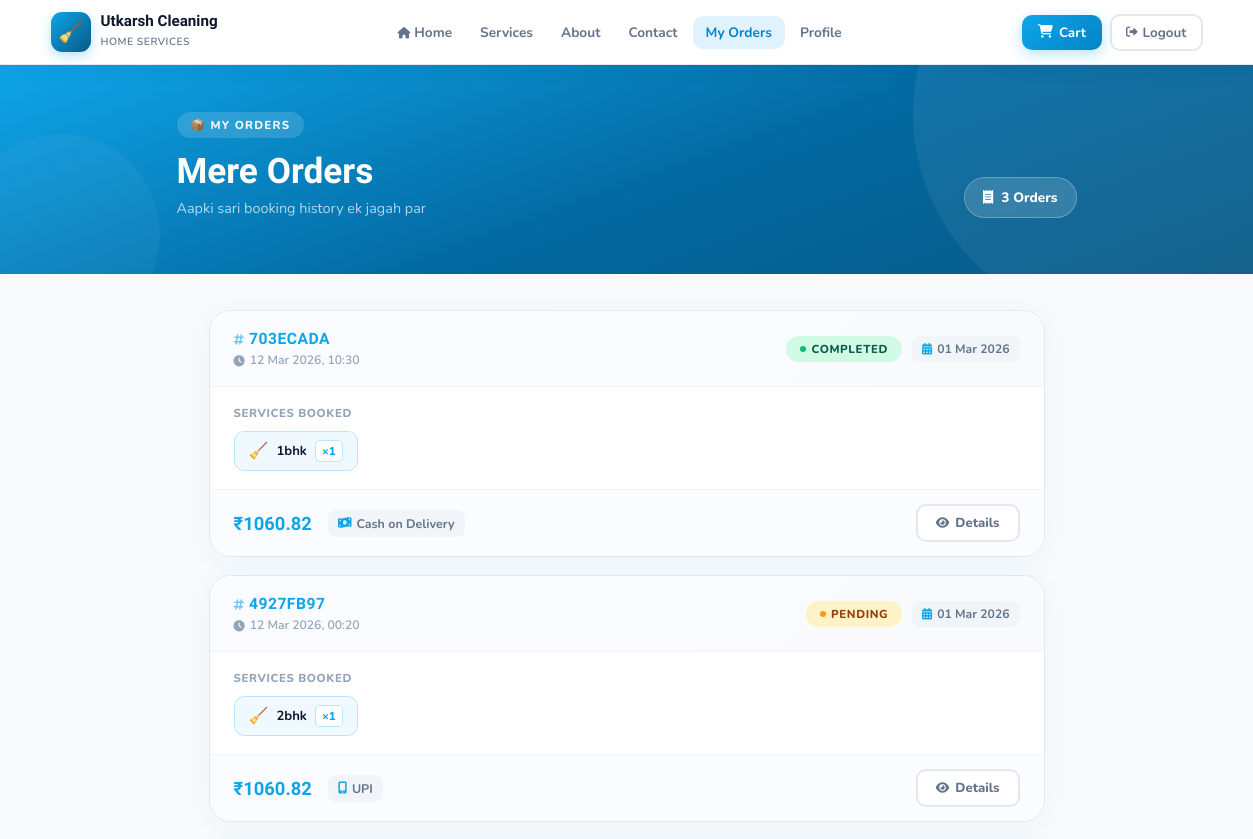
The app's page /orders/ (signed in, upper part), older data.
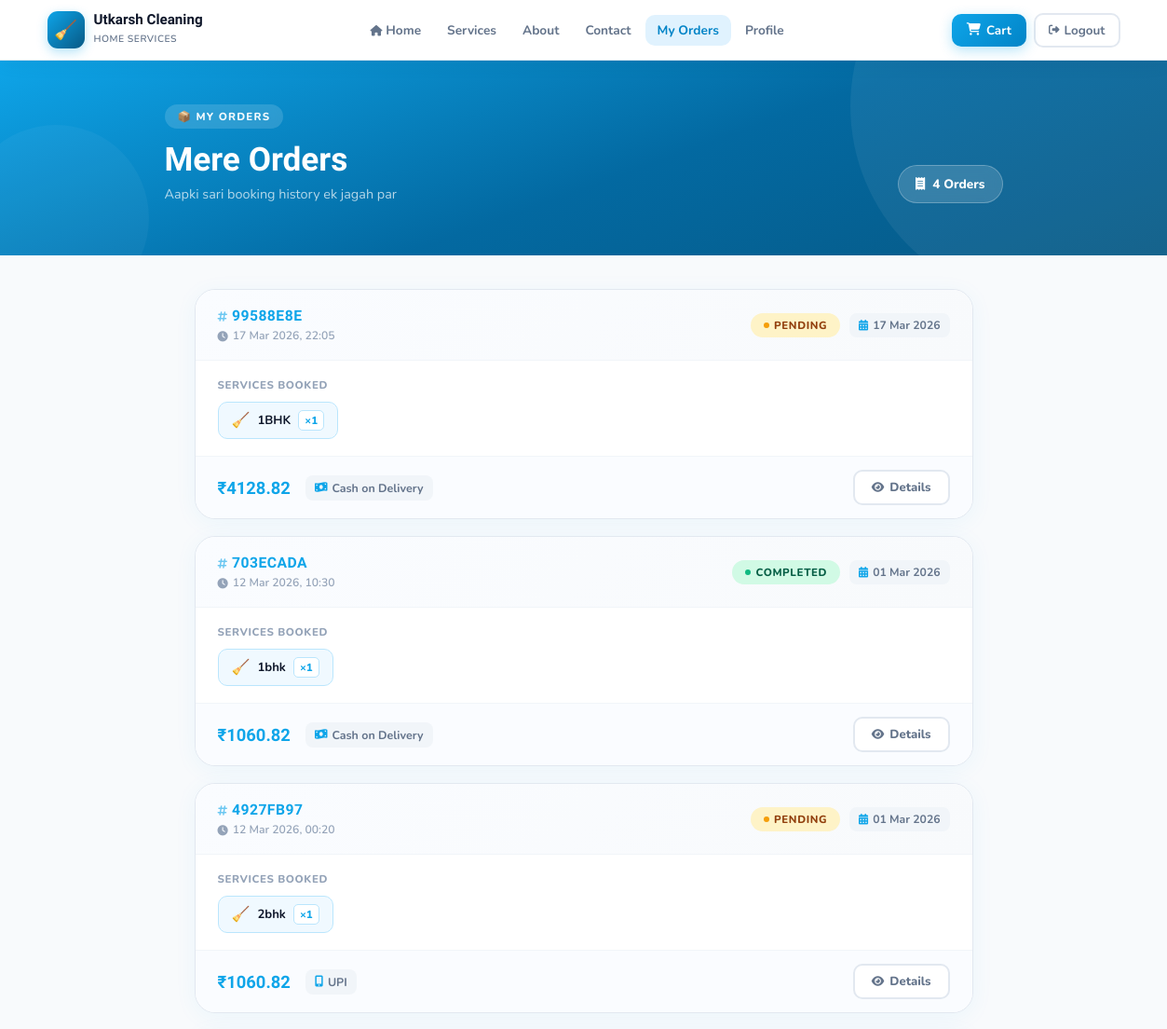
The same page, newer data.
### cleaning_app/models.py (models this page shows, shortened)
class Order(models.Model):
    STATUS_CHOICES = [
        ('pending', 'Pending'),
        ('confirmed', 'Confirmed'),
        ('in_progress', 'In Progress'),
        ('completed', 'Completed'),
        ('cancelled', 'Cancelled'),
    ]
    PAYMENT_STATUS = [
        ('pending', 'Pending'),
        ('paid', 'Paid'),
        ('failed', 'Failed'),
        ('refunded', 'Refunded'),
    ]
    PAYMENT_METHOD = [
        ('cod', 'Cash on Delivery'),
        ('online', 'Online Payment'),
        ('upi', 'UPI'),
    ]
    order_id = models.UUIDField(default=uuid.uuid4, editable=False, unique=True)
    user = models.ForeignKey(User, on_delete=models.SET_NULL, null=True, blank=True, related_name='orders')
    status = models.CharField(max_length=20, choices=STATUS_CHOICES, default='pending')
    payment_status = models.CharField(max_length=20, choices=PAYMENT_STATUS, default='pending')
    payment_method = models.CharField(max_length=20, choices=PAYMENT_METHOD, default='cod')
    customer_name = models.CharField(max_length=100)
    customer_email = models.EmailField()
    customer_phone = models.CharField(max_length=15)
    address_line1 = models.CharField(max_length=255)
    address_line2 = models.CharField(max_length=255, blank=True)
    city = models.CharField(max_length=100)
    state = models.CharField(max_length=100, default='Uttar Pradesh')
    pincode = models.CharField(max_length=10)
    subtotal = models.DecimalField(max_digits=10, decimal_places=2)
    discount = models.DecimalField(max_digits=10, decimal_places=2, default=0)
    tax = models.DecimalField(max_digits=10, decimal_places=2, default=0)
    total = models.DecimalField(max_digits=10, decimal_places=2)
    service_date = models.DateField()
    service_time = models.TimeField()
    special_instructions = models.TextField(blank=True)
    created_at = models.DateTimeField(auto_now_add=True)
    updated_at = models.DateTimeField(auto_now=True)
    class Meta:
        ordering = ['-created_at']

class OrderItem(models.Model):
    order = models.ForeignKey(Order, on_delete=models.CASCADE, related_name='items')
    service = models.ForeignKey(Service, on_delete=models.SET_NULL, null=True)
    service_name = models.CharField(max_length=200)
    price = models.DecimalField(max_digits=10, decimal_places=2)
    quantity = models.PositiveIntegerField(default=1)

### cleaning_app/views.py (the view)
# urls.py: path('orders/', views.my_orders, name='my_orders'),
@login_required
def my_orders(request):
    orders = Order.objects.filter(user=request.user).prefetch_related('items')
    return render(request, 'cleaning_app/my_orders.html', {'orders': orders})

### cleaning_app/context_processors.py (called while the page is built)
def cart_count(request):
    count = 0
    try:
        if request.user.is_authenticated:
            cart = Cart.objects.get(user=request.user)
        else:
            session_key = request.session.session_key
            if session_key:
                cart = Cart.objects.get(session_key=session_key)
            else:
                cart = None
        if cart:
            count = cart.get_item_count()
    except Cart.DoesNotExist:
        pass
    return {'cart_count': count}

### cleaning_app/models.py (called while the page is built)
    def get_item_count(self):
        return self.items.count()

### cleaning_app/templates/cleaning_app/my_orders.html (shortened to what this page needs)
{% extends 'cleaning_app/base.html' %}
{% block content %}
<div class="orders-hero">
  <div class="orders-hero-inner">
    <div>
      <div class="tag">📦 My Orders</div>
      <h1>Mere Orders</h1>
      <p>Aapki sari booking history ek jagah par</p>
    </div>
    {% if orders %}
    <div class="orders-count-pill">
      <i class="fas fa-receipt"></i>
      {{ orders|length }} Order{{ orders|length|pluralize }}
    </div>
    {% endif %}
  </div>
</div>
<div class="orders-page">
  {% for order in orders %}
  <div class="order-card">
    <div class="order-card-header">
      <div class="order-header-left">
        <div class="order-id">
          <i class="fas fa-hashtag" style="font-size:0.75rem;opacity:0.6"></i>
          {{ order.order_id|stringformat:"s"|slice:":8"|upper }}
        </div>
        <div class="order-date">
          <i class="fas fa-clock" style="font-size:0.7rem"></i>
          {{ order.created_at|date:"d M Y, H:i" }}
        </div>
      </div>
      <div class="order-header-right">
        <span class="status-badge status-{{ order.status }}">
          {{ order.get_status_display }}
        </span>
        <div class="order-service-date">
          <i class="fas fa-calendar-alt" style="font-size:0.72rem;color:#0ea5e9"></i>
          {{ order.service_date|date:"d M Y" }}
        </div>
      </div>
    </div>
    <div class="order-card-body">
      <div class="order-items-label">Services Booked</div>
      <div class="order-items-grid">
        {% for item in order.items.all %}
        <div class="order-item-chip">
          <span class="chip-icon">🧹</span>
          <span class="chip-text">{{ item.service_name }}</span>
          <span class="chip-qty">×{{ item.quantity }}</span>
        </div>
        {% endfor %}
      </div>
    </div>
    <div class="order-card-footer">
      <div class="order-footer-left">
        <div class="order-total">₹{{ order.total }}</div>
        <div class="order-payment">
          <i class="fas fa-{% if order.payment_method == 'cod' %}money-bill-wave{% elif order.payment_method == 'upi' %}mobile-alt{% else %}credit-card{% endif %}" style="color:#0ea5e9;font-size:0.75rem"></i>
          {{ order.get_payment_method_display }}
        </div>
      </div>
      <a href="{% url 'order_detail' order.order_id %}" class="order-detail-btn">
        <i class="fas fa-eye" style="font-size:0.75rem"></i> Details
      </a>
    </div>
  </div>
  {% endfor %}
</div>
{% endblock %}

Row changes from the older to the newer data that the page shows:
added Order: order_id "99588E8E", created_at "17 Mar 2026, 22:05", status "PENDING", service_date "17 Mar 2026", total "4128.82", payment_method "Cash on Delivery"
added OrderItem: service_name "1BHK", quantity "1", shown under "99588E8E"
Text that changed along with them:
{{ orders|length }}: "3" → "4"
